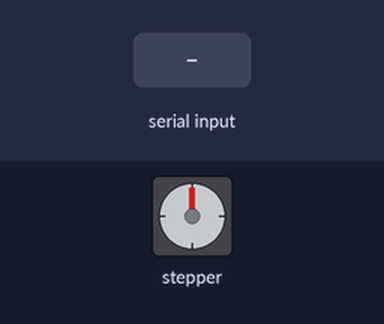
A sketch run on a simulated Arduino Uno, built with avr-gcc and run on an emulated ATmega328P. Parts: stepper motor. Wiring (inferred from the names in the program): stepper motor driver (200 steps per turn assumed): step pin 9; direction pin 8. Inputs (shaded band) come from the test bench.

Above: at 1.2 s.
1.3 s: byte 30 received over Serial
Timing chart, 0 to 4.3 s (numbered marks = the images above; inputs shaded):
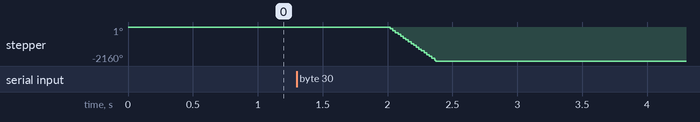

The sketch:

motorcard.ino
```cpp
/*
* TODO:
* 	- Button on the bottom, automatically reset to safe bottom-position
* 	- This is at ttyUSB1
* 	-
*/

//?
#define DOWN 1
#define UP 0
#define MIDDLE 2

#define GET 3

//?
#define DELAY 300

#define DIR 8
#define STEP 9

#define BOTTOM_STATE 0
#define MIDDLE_STATE 1
#define TOP_STATE 2

int state; //0, 1 or 2

int full_steps = 1200;
int middle_steps = 600;

void setup() {
	Serial.begin(34800);
	pinMode(DIR, OUTPUT);
	pinMode(STEP, OUTPUT);
	digitalWrite(DIR, DOWN);
	state = BOTTOM_STATE;
}


void loop() {
	if(Serial.available()) {
    	int inByte = Serial.read();
    	/*if(inByte == UP) {
    		goTop();
    	} else if(inByte == DOWN) {
    		goBottom();
    	} else if(inByte == MIDDLE) {
    		goMiddle();
    	} else if(inByte == GET) {
    		Serial.write(state);
    	}*/
    	if(state == TOP_STATE) {
    		goBottom();
    	} else if(state == BOTTOM_STATE) {
    		goTop();
    	}
  	}
  	//testRoutine();
  	delay(1000);
}


void testRoutine() {
	goMiddle();
	delay(1000);
	goTop();
	delay(1000);
	goMiddle();
	delay(1000);
	goBottom();
	delay(3000);
}


void goTop() {
	if(state == BOTTOM_STATE) {
		setDir(UP);
		for(int i = 0; i < full_steps; i++) {
			step();
		}
	} else if(state == MIDDLE_STATE) {
		setDir(UP);
		for(int i = 0; i < middle_steps; i++) {
			step();
		}
	}
	state = TOP_STATE;
}


void goBottom() {
	if(state == TOP_STATE) {
		setDir(DOWN);
		for(int i = 0; i < full_steps; i++) {
			step();
		}
	} else if(state == MIDDLE_STATE) {
		setDir(DOWN);
		for(int i = 0; i < middle_steps; i++) {
			step();
		}
	}
	state = BOTTOM_STATE;
}


void goMiddle() {
	if(state == BOTTOM_STATE) {
		setDir(UP);
		for(int i = 0; i < middle_steps; i++) {
			step();
		}
	} else if(state == TOP_STATE) {
		setDir(DOWN);
		for(int i = 0; i < middle_steps; i++) {
			step();
		}
	}
	state = MIDDLE_STATE;
}


void step() {
	digitalWrite(STEP, HIGH);
	digitalWrite(STEP, LOW);
	delayMicroseconds(DELAY);
}


void setDir(int d) {
	digitalWrite(DIR, d);
}
```

Measured:
- after the input at 1.3 s, stepper: turns 2160° counter-clockwise in 0.37 s, starting after 0.70 s
